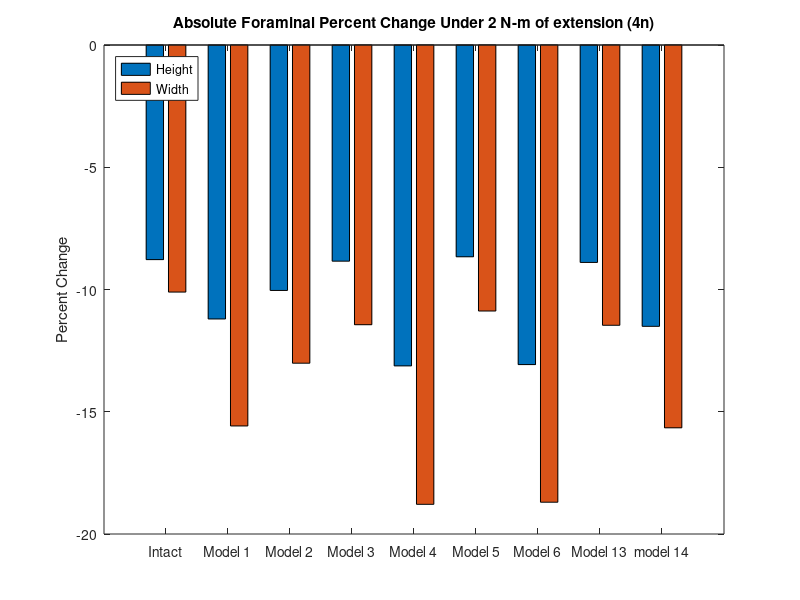
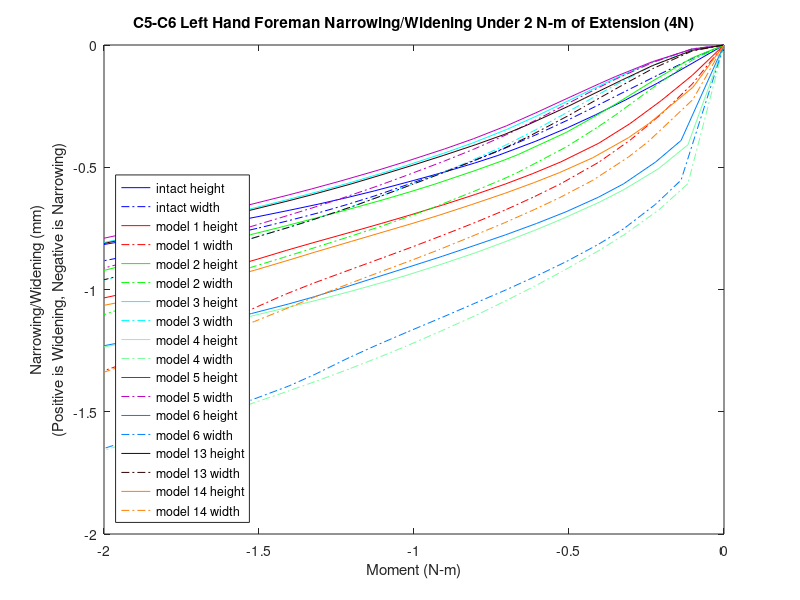

Here is the MATLAB script that generated these plots, in order:
%% foreman height and witdth narrowing/widening 
% for all models for the c5-c6 left hand side foreman under lateral bending (5P)
% 36572,16215,31500,37435
k=21;
zero1=[0 0 0 0 0 0 0 0 0 0 0 0 0 0 0 0 0 0 0 0 0];

mag15y=zero1;
mag15x=zero1;
width15=zero1;
height15=zero1;

mag14y=zero1;
mag14x=zero1;
width14=zero1;
height14=zero1;

mag13y=zero1;
mag13x=zero1;
width13=zero1;
height13=zero1;

mag6y=zero1;
mag6x=zero1;
width6=zero1;
height6=zero1;

mag5y=zero1;
mag5x=zero1;
width5=zero1;
height5=zero1;

mag4y=zero1;
mag4x=zero1;
width4=zero1;
height4=zero1;

mag3y=zero1;
mag3x=zero1;
width3=zero1;
height3=zero1;


mag2y=zero1;
mag2x=zero1;
width2=zero1;
height2=zero1;

mag1y=zero1;
mag1x=zero1;
width1=zero1;
height1=zero1;
% 36572,16215,31500,37435
%% model15_intact_TLC_5P
t15=[2 2.05 2.10719 2.15841 2.20749 2.25204 2.30359 2.36468 2.40251 2.45207 2.50137 2.56422 2.60772 2.65475 2.70141 2.75163 2.81747 2.85415 2.90465 2.96581 3 ];

% 36572
aa1=12.3763+[0.111599 0.327732 0.574809 0.807352 1.03686 1.25138 1.49479 1.76168 1.92151 2.11276 2.27032 2.40922 2.48882 2.5741 2.65552 2.73546 2.83091 2.88256 2.95166 3.03026 3.07286];
aa2=446.738+[0.535552 0.314825 0.470831 0.821415 1.27722 1.76089 2.3542 3.01643 3.41901 3.89003 4.29243 4.64998 4.84573 5.02119 5.17709 5.33458 5.5354 5.64691 5.7987 5.97843 6.07689];
aa3=-714.659+[-0.774879 -0.98822 -1.24189 -1.48942 -1.74254 -1.98735 -2.27913 -2.61568 -2.82237 -3.0759 -3.29221 -3.48695 -3.59862 -3.69616 -3.78533 -3.8732 -3.98176 -4.04183 -4.12329 -4.21931 -4.27225];

% 16215
ab1=12.1679+[0.223784 0.598338 1.00215 1.37194 1.73144 2.06193 2.4314 2.83412 3.07515 3.36479 3.60565 3.82087 3.94436 4.06973 4.18795 4.30336 4.44101 4.51499 4.61242 4.72237 4.78204];
ab2=446.385+[0.866838 0.580264 0.82014 1.31418 1.94446 2.60426 3.41046 4.31212 4.85232 5.4926 6.04307 6.55584 6.84089 7.09875 7.3269 7.55691 7.84807 8.00902 8.22814 8.48744 8.62893];
ab3=-705.203+[-0.935817 -1.22226 -1.56065 -1.8821 -2.20754 -2.51952 -2.89077 -3.32087 -3.58353 -3.90904 -4.19355 -4.46903 -4.6317 -4.77985 -4.91583 -5.05223 -5.22241 -5.3163 -5.4436 -5.59428 -5.67739];

% 31500
ac1=9.70641+[0.238644 0.61598 1.02905 1.41058 1.78282 2.12606 2.51224 2.93448 3.18735 3.48978 3.74209 3.96884 4.09951 4.23052 4.35362 4.47423 4.61884 4.6968 4.79983 4.9167 4.98014 ];
ac2=444.062+[0.758958 0.45656 0.649544 1.08876 1.66152 2.26757 3.01208 3.84839 4.35193 4.95083 5.46689 5.94703 6.2136 6.45574 6.67034 6.88692 7.16147 7.31343 7.52049 7.76577 7.89983];
ac3=-707.068+[-0.814455 -1.08256 -1.36613 -1.62077 -1.8715 -2.10943 -2.39163 -2.72052 -2.92279 -3.17364 -3.39265 -3.60252 -3.72711 -3.84025 -3.94482 -4.0496 -4.18018 -4.25225 -4.34985 -4.4655 -4.52954];

% 37435
ad1=16.2708+[0.132811 0.390497 0.674891 0.937175 1.19292 1.42985 1.69596 1.98591 2.15805 2.36488 2.53461 2.68459 2.77057 2.86276 2.9511 3.03763 3.14067 3.19636 3.27063 3.35475 3.4004 ];
ad2=449.059+[0.698641 0.469952 0.68001 1.10958 1.65745 2.23284 2.93589 3.71859 4.19263 4.7469 5.22006 5.64235 5.87414 6.07968 6.26178 6.44555 6.67943 6.80904 6.98529 7.19377 7.3077];
ad3=-710.186+[-0.884108 -1.13087 -1.45109 -1.7755 -2.11378 -2.4436 -2.83815 -3.2925 -3.57119 -3.91375 -4.20783 -4.47671 -4.63121 -4.76737 -4.89189 -5.01541 -5.16875 -5.25361 -5.36862 -5.50404 -5.5786 ];

ya1=aa1-ab1;
ya2=aa2-ab2;
ya3=aa3-ab3;
xa1=ad1-ac1;
xa2=ad2-ac2;
xa3=ad3-ac3;
x15=[xa1',xa2',xa3'];
y15=[ya1',ya2',ya3'];

for n=1:k
    mag15x(n)=sqrt(x15(n,1)^2+x15(n,2)^2+x15(n,3)^2);
end
for n=1:k
    mag15y(n)=sqrt(y15(n,1)^2+y15(n,2)^2+y15(n,3)^2);
end
for n=1:k
    width15(n)=mag15x(1,1)-mag15x(1,n);
end
for n=1:k
    height15(n)=mag15y(1,1)-mag15y(1,n);
end

%% model1_slideslide_tether/S2_5P
t1=[2 2.05126 2.10091 2.15165 2.20195 2.26309 2.30825 2.35242 2.40115 2.45206 2.50453 2.55201 2.60315 2.66299 2.70555 2.75188 2.8058 2.85226 2.9048 2.95124 3 ];
% 36572
ae1=12.3763+[-0.296363 -0.267433 -0.20909 -0.102477 0.0636972 0.32499 0.541316 0.759618 0.994543 1.23191 1.46559 1.66479 1.87431 2.10679 2.25629 2.40514 2.55237 2.65548 2.75142 2.82946 2.90549 ];
ae2=446.738+[0.797079 0.566578 0.540575 0.59837 0.694593 0.857625 1.01139 1.19549 1.44035 1.74376 2.09812 2.44815 2.85209 3.33656 3.67941 4.02112 4.37929 4.65987 4.94658 5.18443 5.42152];
ae3=-714.659+[-0.615151 -0.938859 -1.08508 -1.25112 -1.43259 -1.67875 -1.86502 -2.04505 -2.24605 -2.45748 -2.6779 -2.88354 -3.10088 -3.35097 -3.51559 -3.66265 -3.8044 -3.90994 -4.01497 -4.10251 -4.19153];

% 16215
af1=12.1679+[-0.324978 -0.180333 0.0337621 0.313768 0.644782 1.09319 1.43684 1.77097 2.12547 2.47899 2.824 3.1182 3.42119 3.75382 3.96694 4.17287 4.37596 4.51992 4.66044 4.77216 4.87792];
af2=446.385+[1.47688 1.363 1.40651 1.51349 1.65446 1.87805 2.08543 2.32941 2.65057 3.04751 3.51476 3.97999 4.5181 5.17327 5.64429 6.12806 6.64557 7.05523 7.48082 7.83023 8.17466];
af3=-705.203+[-0.848839 -1.29957 -1.55134 -1.8177 -2.08791 -2.42511 -2.67278 -2.91099 -3.17463 -3.45168 -3.74173 -4.01246 -4.30234 -4.64214 -4.87474 -5.09926 -5.33047 -5.50984 -5.69738 -5.854 -6.01112];

% 31500
ag1=9.70641+[-0.300144 -0.155695 0.0645896 0.354695 0.698487 1.16337 1.51955 1.86644 2.23509 2.60433 2.96591 3.27521 3.59469 3.94604 4.17246 4.39085 4.60661 4.76008 4.90994 5.02984 5.14443 ];
ag2=444.066+[1.35021 1.21012 1.2208 1.29093 1.39386 1.5706 1.74355 1.95404 2.2383 2.59577 3.02183 3.44956 3.94804 4.55833 4.9988 5.45319 5.94095 6.32857 6.73256 7.06456 7.39193 ];
ag3=-707.086+[-0.716544 -1.13042 -1.34294 -1.56785 -1.79676 -2.08143 -2.289 -2.48719 -2.70452 -2.93005 -3.16297 -3.37807 -3.60591 -3.86939 -4.04696 -4.21402 -4.38252 -4.5121 -4.64722 -4.76061 -4.87511];

% 37435
ah1=16.2708+[-0.32538 -0.26962 -0.182647 -0.0456881 0.148479 0.443683 0.684149 0.923819 1.18067 1.43847 1.69142 1.90712 2.13228 2.38158 2.54086 2.69882 2.85471 2.96344 3.06471 3.14705 3.22691];
ah2=449.059+[0.940437 0.682399 0.675366 0.768808 0.909453 1.13325 1.33431 1.56701 1.86918 2.23757 2.66331 3.08177 3.5604 4.13312 4.53723 4.93764 5.35645 5.68398 6.01817 6.29471 6.57028];
ah3=-710.186+[-0.667767 -1.00091 -1.18343 -1.39745 -1.63092 -1.94606 -2.18535 -2.4179 -2.67928 -2.95684 -3.24923 -3.52424 -3.81769 -4.15986 -4.38897 -4.59975 -4.80877 -4.96662 -5.12548 -5.25807 -5.39246];

xb1=ah1-ag1;
xb2=ah2-ag2;
xb3=ah3-ag3;
yb1=ae1-af1;
yb2=ae2-af2;
yb3=ae3-af3;
y1=[yb1',yb2',yb3'];
x1=[xb1',xb2',xb3'];

for n=1:k
    mag1x(n)=sqrt(x1(n,1)^2+x1(n,2)^2+x1(n,3)^2);
end
for n=1:k
    mag1y(n)=sqrt(y1(n,1)^2+y1(n,2)^2+y1(n,3)^2);
end
for n=1:k
    height1(n)=mag1y(1,1)-mag1y(1,n);
end
for n=1:k
    width1(n)=mag1x(1,1)-mag1x(1,n);
end
%% model2_SlideSlide_NoTether/S2_5P
t2=[2 2.05126 2.11533 2.17471 2.20404 2.25438 2.33159 2.3549 2.4016 2.46738 2.50746 2.55002 2.60679 2.65835 2.71084 2.76368 2.81124 2.86007 2.90407 2.95108 3];

% 36572
ai1=12.3763+[-0.24139 -0.249557 -0.27432 -0.281855 -0.274894 -0.235064 -0.0861768 -0.0258612 0.114381 0.346337 0.498583 0.664832 0.888485 1.09264 1.30282 1.51164 1.69491 1.88256 2.05157 2.22459 2.39326];
ai2=446.738+[0.905469 0.815386 0.772465 0.788288 0.811807 0.873112 0.988986 1.02812 1.11576 1.26235 1.36955 1.50075 1.70547 1.91554 2.14881 2.40525 2.65553 2.92153 3.1681 3.43418 3.71201];
ai3=-714.659+[-0.763679 -0.908902 -1.0165 -1.12431 -1.18327 -1.29526 -1.4949 -1.55971 -1.69666 -1.89679 -2.02449 -2.16532 -2.36061 -2.54276 -2.72735 -2.91516 -3.08505 -3.25769 -3.4056 -3.55381 -3.69671];

% 16215
aj1=12.1679+[-0.242242 -0.202692 -0.115545 0.004186 0.0776908 0.233818 0.555018 0.665517 0.904734 1.27177 1.50488 1.75548 2.08901 2.3895 2.69303 2.9917 3.25288 3.51692 3.75088 3.98926 4.22058 ];
aj2=446.385+[1.74178 1.68689 1.72241 1.80641 1.8603 1.96985 2.159 2.21984 2.34937 2.56099 2.70844 2.88559 3.15575 3.43117 3.73729 4.07483 4.40484 4.75608 5.08421 5.44264 5.82205];
aj3=-705.203+[-1.05161 -1.25042 -1.4569 -1.66365 -1.77032 -1.96069 -2.26441 -2.3575 -2.5476 -2.82163 -2.99286 -3.17971 -3.43612 -3.67437 -3.91751 -4.16545 -4.39093 -4.62246 -4.82566 -5.03522 -5.24444];

% 31500
ak1=9.70641+[-0.21745 -0.179666 -0.0899364 0.0357545 0.113426 0.278373 0.615313 0.730968 0.98087 1.36395 1.60733 1.86924 2.2185 2.53398 2.85255 3.16552 3.4393 3.71632 3.96096 4.21 4.45205];
ak2=444.066+[1.58819 1.52581 1.53722 1.59301 1.63151 1.71301 1.85712 1.90428 2.00651 2.17913 2.3028 2.45445 2.69031 2.93433 3.20918 3.51604 3.81874 4.14264 4.44738 4.78185 5.1373];
ak3=-707.086+[-0.881612 -1.0671 -1.24173 -1.41424 -1.50305 -1.66183 -1.91481 -1.99247 -2.15151 -2.3803 -2.52341 -2.67944 -2.89327 -3.09138 -3.29254 -3.49612 -3.67972 -3.86764 -4.03074 -4.19643 -4.3595];

% 37435
al1=16.2708+[-0.262384 -0.258394 -0.263254 -0.250163 -0.23235 -0.174055 0.00500309 0.074543 0.233479 0.491001 0.658463 0.840513 1.08428 1.30566 1.53253 1.75798 1.95553 2.15706 2.33818 2.52322 2.70292];
al2=449.059+[1.06927 0.964586 0.928087 0.963788 1.00104 1.09194 1.26093 1.31692 1.43929 1.63712 1.77738 1.94558 2.20286 2.46301 2.74758 3.05662 3.35572 3.67138 3.96147 4.27367 4.59866];
al3=-710.186+[-0.835382 -0.983714 -1.11304 -1.25099 -1.32784 -1.47427 -1.73413 -1.81805 -1.99464 -2.25267 -2.41733 -2.5991 -2.85154 -3.08762 -3.32798 -3.5741 -3.79841 -4.02723 -4.22568 -4.42791 -4.62608];

xc1=al1-ak1;
xc2=al2-ak2;
xc3=al3-ak3;
yd1=ai1-aj1;
yd2=ai2-aj2;
yd3=ai3-aj3;
y2=[yd1',yd2',yd3'];
x2=[xc1',xc2',xc3'];

for n=1:k
    mag2x(n)=sqrt(x2(n,1)^2+x2(n,2)^2+x2(n,3)^2);
end
for n=1:k
    mag2y(n)=sqrt(y2(n,1)^2+y2(n,2)^2+y2(n,3)^2);
end
for n=1:k
    height2(n)=mag2y(1,1)-mag2y(1,n);
end
for n=1:k
    width2(n)=mag2x(1,1)-mag2x(1,n);
end

%% model3_APSlide_Tether/S2_5P
t3=[2 2.05126 2.11533 2.17471 2.20107 2.25991 2.30337 2.35035 2.40609 2.45257 2.51312 2.55394 2.60039 2.6528 2.7013 2.75933 2.80608 2.85863 2.92741 2.95108 3 ];
% 36572
am1=12.3763+[-0.0625365 -0.0706226 -0.108543 -0.153228 -0.17396 -0.216074 -0.239952 -0.250263 -0.240547 -0.209836 -0.142057 -0.0800312 0.00109353 0.105287 0.212971 0.354114 0.477666 0.626017 0.829994 0.901451 1.05124];
am2=446.738+[0.664822 0.637731 0.612283 0.606705 0.611077 0.636027 0.668749 0.714954 0.777004 0.8308 0.904702 0.957704 1.0222 1.10394 1.1903 1.30689 1.40775 1.53235 1.71487 1.78196 1.93027 ];
am3=-714.659+[-1.00175 -1.02319 -1.05535 -1.09433 -1.115 -1.17099 -1.22097 -1.28455 -1.37183 -1.45209 -1.56473 -1.64397 -1.73781 -1.84982 -1.95865 -2.09411 -2.20412 -2.33066 -2.50273 -2.56319 -2.69045];
% 16215
an1=12.1679+[0.0741139 0.084999 0.102309 0.126647 0.141025 0.18353 0.226671 0.289252 0.38434 0.48461 0.641088 0.761749 0.908855 1.08693 1.26243 1.4838 1.67025 1.88814 2.18177 2.28384 2.49652];
an2=446.385+[1.46322 1.44133 1.45726 1.50377 1.533 1.61601 1.69054 1.78056 1.89341 1.98937 2.12018 2.21354 2.32432 2.45804 2.59214 2.76679 2.9163 3.09632 3.35211 3.44469 3.64654];
an3=-705.203+[-1.33312 -1.37131 -1.45955 -1.56682 -1.62094 -1.75414 -1.86188 -1.98524 -2.13685 -2.26655 -2.44092 -2.56106 -2.7005 -2.8625 -3.01647 -3.20518 -3.35904 -3.53454 -3.76968 -3.85188 -4.02442];
% 31500
ao1=9.70641+[0.100468 0.109258 0.124881 0.149626 0.164856 0.211129 0.258585 0.327259 0.430822 0.538774 0.706105 0.834535 0.990819 1.17973 1.36574 1.60032 1.79767 2.0278 2.33743 2.44503 2.66908];
ao2=444.066+[1.29841 1.27611 1.2839 1.31754 1.33966 1.40363 1.46188 1.53263 1.62133 1.69664 1.79966 1.87387 1.96278 2.07164 2.18257 2.3293 2.45651 2.61192 2.83604 2.91786 3.0977];
ao3=-707.086+[-1.14938 -1.18389 -1.2577 -1.34633 -1.39096 -1.50048 -1.58916 -1.69093 -1.81598 -1.92296 -2.06656 -2.16526 -2.27997 -2.41351 -2.54065 -2.69666 -2.82397 -2.96932 -3.16425 -3.23244 -3.37557];
% 37435
ap1=16.2708+[-0.0527419 -0.0563488 -0.0852545 -0.119845 -0.135777 -0.165829 -0.180544 -0.180678 -0.157733 -0.115412 -0.0321129 0.0403669 0.13345 0.251274 0.371587 0.527668 0.662838 0.82419 1.04519 1.1224 1.28393 ];
ap2=449.059+[0.808319 0.776263 0.748356 0.746179 0.754152 0.791963 0.839096 0.905104 0.994129 1.07188 1.17847 1.25448 1.34582 1.45931 1.57656 1.73168 1.86358 2.02325 2.25296 2.33659 2.51963 ];
ap3=-710.186+[-1.08969 -1.11262 -1.1519 -1.20221 -1.22941 -1.30396 -1.37077 -1.45534 -1.5708 -1.67624 -1.82346 -1.92693 -2.04921 -2.19486 -2.3363 -2.51241 -2.65538 -2.81974 -3.04335 -3.12197 -3.28756];

xe1=ap1-ao1;
xe2=ap2-ao2;
xe3=ap3-ao3;
yf1=am1-an1;
yf2=am2-an2;
yf3=am3-an3;
y3=[yf1',yf2',yf3'];
x3=[xe1',xe2',xe3'];

for n=1:k
    mag3x(n)=sqrt(x3(n,1)^2+x3(n,2)^2+x3(n,3)^2);
end
for n=1:k
    mag3y(n)=sqrt(y3(n,1)^2+y3(n,2)^2+y3(n,3)^2);
end
for n=1:k
    height3(n)=mag3y(1,1)-mag3y(1,n);
end
for n=1:k
    width3(n)=mag3x(1,1)-mag3x(1,n);
end


%% model4_APSlide_NoTether/S2_5P
t4=[2 2.05816 2.1053 2.16112 2.20014 2.26066 2.3058 2.3555 2.40111 2.45779 2.5144 2.55097 2.6021 2.65706 2.70343 2.76727 2.80028 2.85535 2.90823 2.95284 3];
% 36572
aq1=12.3763+[-0.215014 0.184159 0.441102 0.715768 0.905788 1.21178 1.44464 1.68135 1.88281 2.08637 2.23338 2.30575 2.40244 2.4971 2.57219 2.6666 2.71436 2.79243 2.86562 2.92432 2.98397];
aq2=446.738+[0.808702 0.211839 0.350946 0.720272 1.08784 1.78105 2.33123 2.91032 3.40948 3.93853 4.34967 4.54961 4.77352 4.98595 5.15623 5.38235 5.49732 5.68687 5.8664 6.01669 6.17111];
aq3=-714.659+[0.194024 -1.26022 -1.50208 -1.77288 -1.9708 -2.29048 -2.53789 -2.80987 -3.05335 -3.31385 -3.51212 -3.61011 -3.71621 -3.81917 -3.9005 -4.0052 -4.05863 -4.14599 -4.2289 -4.29816 -4.37061];
% 16215
ar1=12.1679+[-0.403375 0.621277 1.09372 1.56227 1.8725 2.34757 2.69648 3.04913 3.34634 3.64655 3.86497 3.97334 4.11164 4.24693 4.35372 4.48879 4.55727 4.66953 4.77416 4.85857 4.94555];
ar2=446.385+[1.40349 0.850661 1.02799 1.53634 2.0394 2.97406 3.71589 4.49985 5.18081 5.91445 6.50215 6.7974 7.13563 7.45865 7.71695 8.05857 8.23177 8.51427 8.77941 9.00067 9.22945 ];
ar3=-705.203+[0.136572 -1.72159 -2.07043 -2.44522 -2.71196 -3.13789 -3.46773 -3.83174 -4.16128 -4.52434 -4.8187 -4.9733 -5.15262 -5.33012 -5.47263 -5.6599 -5.75602 -5.9131 -6.06102 -6.18457 -6.31407];
% 31500
as1=9.70641+[-0.371109 0.656658 1.14401 1.62969 1.95288 2.45034 2.81664 3.18865 3.50365 3.82289 4.05856 4.1765 4.32518 4.47103 4.58643 4.7329 4.80696 4.92802 5.04109 5.1328 5.22751];
as2=444.066+[1.26279 0.670916 0.802879 1.24986 1.70543 2.56411 3.25077 3.97874 4.61273 5.29812 5.84717 6.12258 6.43893 6.74113 6.98317 7.30406 7.46717 7.7339 7.98466 8.19415 8.41098];
as3=-707.086+[0.278094 -1.52862 -1.83031 -2.13257 -2.3385 -2.66098 -2.90972 -3.1865 -3.43854 -3.71538 -3.93797 -4.0546 -4.18924 -4.32319 -4.43066 -4.57161 -4.64413 -4.7629 -4.87502 -4.96878 -5.06731 ];
% 37435
at1=16.2708+[-0.248265 0.249683 0.542853 0.851515 1.06284 1.39795 1.65051 1.90624 2.12277 2.34161 2.49852 2.57569 2.67895 2.78013 2.86029 2.96087 3.01172 3.09482 3.17259 3.23464 3.29751];
at2=449.059+[1.0122 0.321336 0.513782 0.972928 1.41861 2.24589 2.8981 3.58359 4.174 4.79935 5.28689 5.52498 5.78955 6.04044 6.24122 6.50725 6.64214 6.86385 7.0735 7.24903 7.42939];
at3=-710.186+[0.112597 -1.37958 -1.68537 -2.04212 -2.30987 -2.7483 -3.0891 -3.46226 -3.79582 -4.1556 -4.43385 -4.57297 -4.72578 -4.87435 -4.99252 -5.14586 -5.22408 -5.35215 -5.47377 -5.57534 -5.68122 ];

xg1=at1-as1;
xg2=at2-as2;
xg3=at3-as3;
yh1=aq1-ar1;
yh2=aq2-ar2;
yh3=aq3-ar3;
y4=[yh1',yh2',yh3'];
x4=[xg1',xg2',xg3'];

for n=1:k
    mag4x(n)=sqrt(x4(n,1)^2+x4(n,2)^2+x4(n,3)^2);
end
for n=1:k
    mag4y(n)=sqrt(y4(n,1)^2+y4(n,2)^2+y4(n,3)^2);
end
for n=1:k
    height4(n)=mag4y(1,1)-mag4y(1,n);
end
for n=1:k
    width4(n)=mag4x(1,1)-mag4x(1,n);
end

%% model5_LatSlide_Tether/S2_5P
t5=[2 2.05126 2.11533 2.17471 2.20107 2.25991 2.30337 2.35035 2.40415 2.45064 2.51269 2.558 2.61911 2.66482 2.70279 2.77248 2.82013 2.86034 2.91837 2.95368 3];
% 36572
au1=12.3763+[-0.0645383 -0.071181 -0.106926 -0.149235 -0.169055 -0.210102 -0.233741 -0.245225 -0.237986 -0.210078 -0.145785 -0.0799479 0.025764 0.116382 0.198853 0.365114 0.490401 0.601697 0.769325 0.873854 1.01326];
au2=446.738+[0.630243 0.603928 0.582691 0.582051 0.588572 0.617359 0.650782 0.696696 0.7564 0.810548 0.887309 0.946923 1.03527 1.10929 1.17743 1.31651 1.42007 1.51398 1.66209 1.75911 1.89627];
au3=-714.659+[-0.996715 -1.01809 -1.05122 -1.09189 -1.11322 -1.16978 -1.21949 -1.28169 -1.36415 -1.44281 -1.55606 -1.64275 -1.76608 -1.86348 -1.94778 -2.10806 -2.21893 -2.31434 -2.45633 -2.54492 -2.66388];
% 16215
av1=12.1679+[0.0479822 0.0566322 0.0712015 0.093351 0.106798 0.146896 0.187966 0.247573 0.335409 0.431523 0.585537 0.715565 0.906891 1.06103 1.19603 1.45764 1.64632 1.81039 2.05343 2.20348 2.4024 ];
av2=446.385+[1.48605 1.46412 1.47729 1.51998 1.54735 1.62654 1.6985 1.78635 1.89381 1.98875 2.12149 2.22441 2.37073 2.48836 2.59285 2.80048 2.95294 3.08856 3.29729 3.43149 3.618];
av3=-705.203+[-1.34535 -1.38334 -1.46982 -1.57402 -1.62652 -1.75592 -1.86085 -1.98143 -2.12487 -2.25222 -2.42763 -2.55895 -2.74022 -2.8801 -2.99912 -3.22285 -3.37787 -3.51032 -3.70504 -3.82564 -3.98673];
% 31500
aw1=9.70641+[0.0756118 0.0820532 0.0946398 0.11687 0.130993 0.17439 0.219446 0.284763 0.380458 0.484051 0.64891 0.787426 0.99074 1.15432 1.29746 1.57469 1.7743 1.94764 2.20404 2.3622 2.57172];
aw2=444.066+[1.31678 1.29451 1.30007 1.33069 1.35138 1.41258 1.46894 1.53825 1.62303 1.69775 1.80262 1.88461 2.00259 2.09881 2.18538 2.35993 2.49003 2.60702 2.78928 2.90761 3.0735];
aw3=-707.086+[-1.15639 -1.19064 -1.26309 -1.34939 -1.39279 -1.49941 -1.58584 -1.68537 -1.80369 -1.90873 -2.05323 -2.16111 -2.31032 -2.42566 -2.52393 -2.7088 -2.837 -2.94665 -3.108 -3.20799 -3.34162 ];
% 37435
ax1=16.2708+[-0.0552054 -0.0573254 -0.0838607 -0.115779 -0.130717 -0.159716 -0.174165 -0.175709 -0.155936 -0.116591 -0.0367199 0.0405503 0.161794 0.264103 0.356321 0.540186 0.677133 0.798209 0.9799 1.09296 1.24337];
ax2=449.059+[0.768975 0.737857 0.715 0.718671 0.729155 0.771347 0.818941 0.884196 0.969482 1.04733 1.15744 1.24247 1.36655 1.46848 1.56073 1.74559 1.88047 2.00095 2.18826 2.30956 2.47928];
ax3=-710.186+[-1.08139 -1.10441 -1.1453 -1.19809 -1.22624 -1.30165 -1.36807 -1.45078 -1.55994 -1.66341 -1.81165 -1.92496 -2.08583 -2.21261 -2.32226 -2.53073 -2.67488 -2.79888 -2.98342 -3.09864 -3.25343];

xi1=ax1-aw1;
xi2=ax2-aw2;
xi3=ax3-aw3;
yj1=au1-av1;
yj2=au2-av2;
yj3=au3-av3;
y5=[yj1',yj2',yj3'];
x5=[xi1',xi2',xi3'];

for n=1:k
    mag5x(n)=sqrt(x5(n,1)^2+x5(n,2)^2+x5(n,3)^2);
end
for n=1:k
    mag5y(n)=sqrt(y5(n,1)^2+y5(n,2)^2+y5(n,3)^2);
end
for n=1:k
    height5(n)=mag5y(1,1)-mag5y(1,n);
end
for n=1:k
    width5(n)=mag5x(1,1)-mag5x(1,n);
end


%% model6_LatSlide_NoTether/S2_5P
t6=[2 2.06926 2.11039 2.16205 2.20253 2.25469 2.30237 2.35235 2.40447 2.45402 2.50951 2.55995 2.60457 2.66104 2.70282 2.76219 2.80057 2.85371 2.90136 2.95138 3];
% 36572
ay1=12.3763+[-0.215017 -0.10019 0.084598 0.348773 0.561944 0.824868 1.05559 1.2928 1.53218 1.75144 1.98044 2.16778 2.3003 2.4339 2.51712 2.62048 2.68082 2.75943 2.82827 2.89735 2.96097];
ay2=446.738+[0.808829 0.384392 0.425642 0.56281 0.724307 1.01377 1.35088 1.77368 2.26975 2.76735 3.33538 3.81913 4.20027 4.57342 4.80392 5.08706 5.25444 5.46799 5.64742 5.82933 5.99979];
ay3=-714.659+[0.193483 -1.10738 -1.29991 -1.54367 -1.7345 -1.97621 -2.18978 -2.41728 -2.66486 -2.90713 -3.18169 -3.40823 -3.57669 -3.72508 -3.81718 -3.93229 -4.00062 -4.0906 -4.16882 -4.24903 -4.32521];
% 16215
az1=12.1679+[-0.403358 0.160366 0.535843 1.00726 1.36079 1.78124 2.13784 2.4967 2.85503 3.17929 3.51664 3.78805 3.9831 4.17869 4.30121 4.44938 4.53584 4.64846 4.74651 4.84557 4.93864];
az2=446.385+[1.40391 1.19998 1.26335 1.44159 1.65534 2.04181 2.48964 3.05012 3.70773 4.37425 5.13992 5.80354 6.3383 6.88241 7.22061 7.63509 7.88085 8.19524 8.45885 8.72514 8.97704];
az3=-705.203+[0.135333 -1.55664 -1.84179 -2.18537 -2.4426 -2.76327 -3.04631 -3.34782 -3.67517 -3.99852 -4.3681 -4.68405 -4.93308 -5.17916 -5.33736 -5.53788 -5.65958 -5.8208 -5.9601 -6.10255 -6.23888];
% 31500
ba1=9.70641+[-0.371091 0.192185 0.577627 1.06431 1.42971 1.86566 2.23694 2.61239 2.98854 3.33061 3.6884 3.97688 4.18682 4.39642 4.52804 4.68818 4.78207 4.90449 5.01087 5.11853 5.21966];
ba2=444.066+[1.26326 1.02047 1.04806 1.18113 1.35897 1.69781 2.10149 2.61386 3.22077 3.83916 4.55281 5.17418 5.67542 6.18738 6.50596 6.89654 7.12828 7.42492 7.67401 7.92598 8.16481];
ba3=-707.086+[0.276778 -1.35853 -1.60401 -1.89894 -2.11509 -2.37777 -2.60397 -2.84015 -3.09357 -3.34219 -3.62535 -3.86494 -4.0509 -4.23069 -4.34672 -4.49468 -4.58473 -4.70481 -4.8093 -4.91655 -5.01927];
% 37435
bb1=16.2708+[-0.248256 -0.0672435 0.152569 0.452496 0.691114 0.983043 1.23626 1.49425 1.75366 1.98992 2.23569 2.43589 2.57617 2.71759 2.80586 2.91552 2.9795 3.0628 3.13582 3.20885 3.27601];
bb2=449.059+[1.01233 0.500561 0.57708 0.769599 0.980653 1.34212 1.75164 2.25831 2.84812 3.43769 4.10935 4.67935 5.12938 5.56684 5.83659 6.16769 6.36328 6.61275 6.82206 7.03426 7.23302];
bb3=-710.186+[0.11204 -1.20085 -1.44522 -1.75458 -1.99955 -2.31465 -2.5981 -2.90443 -3.24087 -3.57183 -3.94893 -4.26408 -4.50355 -4.72165 -4.85798 -5.02872 -5.13048 -5.26399 -5.3795 -5.4978 -5.60995];

xk1=bb1-ba1;
xk2=bb2-ba2;
xk3=bb3-ba3;
yl1=ay1-az1;
yl2=ay2-az2;
yl3=ay3-az3;
y6=[yl1',yl2',yl3'];
x6=[xk1',xk2',xk3'];

for n=1:k
    mag6x(n)=sqrt(x6(n,1)^2+x6(n,2)^2+x6(n,3)^2);
end
for n=1:k
    mag6y(n)=sqrt(y6(n,1)^2+y6(n,2)^2+y6(n,3)^2);
end
for n=1:k
    height6(n)=mag6y(1,1)-mag6y(1,n);
end
for n=1:k
    width6(n)=mag6x(1,1)-mag6x(1,n);
end


%% model13_Fixed_Tether_S2_5P
t13=[2 2.05126 2.11533 2.16533 2.2247 2.25107 2.31707 2.35451 2.40116 2.45302 2.50151 2.55488 2.60159 2.66574 2.70148 2.76497 2.80618 2.85814 2.90512 2.97561 3];
% 36572
bc1=12.3763+[-0.00126366 -0.00933834 -0.0412122 -0.066158 -0.0892162 -0.0947255 -0.0874905 -0.0707253 -0.0307038 0.0329589 0.111122 0.214744 0.319061 0.481896 0.578699 0.758765 0.878247 1.0352 1.18232 1.40713 1.48521];
bc2=446.738+[0.696855 0.661302 0.635418 0.640335 0.663737 0.680995 0.741381 0.781882 0.838674 0.906707 0.973632 1.05394 1.13258 1.25946 1.33985 1.50355 1.61918 1.77373 1.92609 2.18073 2.27449 ];
bc3=-714.659+[-0.705812 -0.727242 -0.763685 -0.806893 -0.870101 -0.90276 -1.00242 -1.06753 -1.16 -1.27164 -1.38073 -1.50494 -1.61659 -1.77582 -1.86808 -2.03956 -2.15431 -2.29948 -2.43201 -2.63593 -2.70759];
% 16215
bd1=12.1679+[0.129016 0.143812 0.176668 0.219801 0.284858 0.320491 0.433999 0.510971 0.625925 0.772671 0.927423 1.11415 1.29004 1.54941 1.69967 1.97403 2.15427 2.38562 2.59889 2.92201 3.03364 ];
bd2=446.385+[1.63099 1.60242 1.61585 1.66038 1.7347 1.77545 1.89337 1.96594 2.06124 2.17481 2.28657 2.41834 2.54436 2.73498 2.85097 3.08021 3.23922 3.45223 3.65805 3.99389 4.11642];
bd3=-705.203+[-1.0531 -1.09679 -1.19825 -1.3046 -1.44653 -1.5151 -1.69979 -1.80953 -1.95175 -2.11689 -2.27561 -2.4541 -2.61347 -2.83559 -2.96216 -3.19419 -3.34838 -3.54495 -3.72384 -3.99689 -4.09262];
% 31500
be1=9.70641+[0.155694 0.168287 0.199681 0.243819 0.312099 0.350078 0.471386 0.553751 0.67603 0.831612 0.995142 1.19207 1.37742 1.65026 1.80831 2.09687 2.28652 2.52959 2.75311 3.09131 3.20819];
be2=444.066+[1.44871 1.41935 1.42354 1.45572 1.51203 1.54351 1.63548 1.69218 1.76686 1.85646 1.94531 2.05152 2.15482 2.31448 2.41323 2.61165 2.75077 2.93913 3.12332 3.42738 3.53901];
be3=-707.086+[-0.843245 -0.882485 -0.967942 -1.0569 -1.17554 -1.23295 -1.38754 -1.47933 -1.59818 -1.73582 -1.86794 -2.01638 -2.14877 -2.33349 -2.43892 -2.63212 -2.7606 -2.92419 -3.0729 -3.29951 -3.37879 ];
% 37435
bf1=16.2708+[0.00528751 0.00199242 -0.0198875 -0.0350279 -0.0454542 -0.0454923 -0.0231049 0.00300437 0.0559299 0.134604 0.22695 0.346073 0.463753 0.644851 0.751819 0.950085 1.08129 1.2529 1.41309 1.6569 1.74136];
bf2=449.059+[0.880613 0.839307 0.811689 0.821986 0.85718 0.882119 0.968109 1.02551 1.10608 1.20281 1.29758 1.40958 1.517 1.6853 1.78974 1.99827 2.14383 2.33553 2.52167 2.82904 2.94157];
bf3=-710.186+[-0.813393 -0.836107 -0.880953 -0.936373 -1.01817 -1.06045 -1.18935 -1.27332 -1.3923 -1.53586 -1.67599 -1.83552 -1.97906 -2.18405 -2.30288 -2.52405 -2.6722 -2.85979 -3.0314 -3.29634 -3.38974];

xm1=bf1-be1;
xm2=bf2-be2;
xm3=bf3-be3;
yn1=bc1-bd1;
yn2=bc2-bd2;
yn3=bc3-bd3;
y13=[yn1',yn2',yn3'];
x13=[xm1',xm2',xm3'];

for n=1:k
    mag13x(n)=sqrt(x13(n,1)^2+x13(n,2)^2+x13(n,3)^2);
end
for n=1:k
    mag13y(n)=sqrt(y13(n,1)^2+y13(n,2)^2+y13(n,3)^2);
end
for n=1:k
    height13(n)=mag13y(1,1)-mag13y(1,n);
end
for n=1:k
    width13(n)=mag13x(1,1)-mag13x(1,n);
end


%% model14_Fixed_NoTether/S2_5P
t14=[2 2.05026 2.12154 2.15397 2.21175 2.26507 2.30594 2.35377 2.40753 2.45988 2.50332 2.56615 2.60113 2.66023 2.70008 2.7573 2.80337 2.85729 2.91233 2.96086 3];
% 36572
bg1=12.3763+[-0.262546 -0.147891 0.101679 0.23609 0.495482 0.745363 0.932556 1.14549 1.37908 1.60141 1.78186 2.03517 2.17337 2.38517 2.49754 2.62917 2.71504 2.79959 2.8757 2.93953 2.9878];
bg2=446.738+[0.872491 0.530449 0.553099 0.615607 0.770693 0.978343 1.18449 1.47512 1.87291 2.30303 2.68451 3.27069 3.5993 4.1299 4.45039 4.82616 5.08406 5.34479 5.57997 5.7697 5.91258];
bg3=-714.659+[-0.305877 -0.68639 -0.963397 -1.10038 -1.3513 -1.58842 -1.76853 -1.9784 -2.21601 -2.453 -2.65846 -2.96513 -3.13491 -3.40125 -3.55093 -3.70851 -3.81523 -3.92326 -4.02448 -4.10901 -4.17474];
% 16215
bh1=12.1679+[-0.293437 0.00152209 0.535317 0.789666 1.24042 1.64667 1.94239 2.27255 2.62671 2.95868 3.22578 3.59675 3.79589 4.09792 4.2581 4.43868 4.5574 4.67506 4.78226 4.87274 4.94396];
bh2=446.385+[1.65142 1.4478 1.51277 1.60132 1.81571 2.09476 2.36954 2.75725 3.28338 3.85412 4.36114 5.13971 5.58057 6.30242 6.75065 7.28958 7.65961 8.03788 8.3804 8.65742 8.86804];
bh3=-705.203+[-0.521951 -1.08059 -1.51198 -1.71175 -2.05946 -2.37429 -2.61124 -2.88779 -3.20103 -3.51516 -3.7865 -4.19262 -4.42122 -4.7902 -5.01118 -5.26537 -5.44249 -5.62876 -5.80454 -5.95145 -6.0665];
% 31500
bi1=9.70641+[-0.263984 0.0279497 0.573475 0.835464 1.30093 1.72108 2.02755 2.37076 2.74093 3.0896 3.37068 3.76372 3.97453 4.29559 4.46861 4.66302 4.79141 4.91976 5.03728 5.13636 5.21424];
bi2=444.066+[1.50764 1.2719 1.28716 1.35072 1.51993 1.75696 1.99921 2.34786 2.82852 3.35428 3.82426 4.54934 4.96199 5.63971 6.06091 6.56974 6.91983 7.27775 7.60197 7.86451 8.06432];
bi3=-707.086+[-0.371135 -0.879743 -1.25252 -1.42398 -1.71966 -1.9835 -2.17886 -2.40302 -2.65259 -2.90037 -3.1134 -3.43139 -3.60941 -3.89425 -4.06176 -4.25045 -4.38209 -4.52089 -4.65298 -4.7642 -4.85175];
% 37435
bk1=16.2708+[-0.296601 -0.14441 0.15603 0.311186 0.605608 0.885566 1.09378 1.32904 1.58435 1.82573 2.02134 2.2938 2.44239 2.66913 2.7881 2.92767 3.01866 3.10818 3.18874 3.25622 3.30717 ];
bk2=449.059+[1.06322 0.686117 0.749126 0.839962 1.05056 1.31639 1.57162 1.92516 2.40157 2.91279 3.36423 4.05531 4.44104 5.06267 5.43901 5.87628 6.17572 6.47826 6.75122 6.9713 7.13714];
bk3=-710.186+[-0.380102 -0.775397 -1.12189 -1.29487 -1.61268 -1.91561 -2.14849 -2.42333 -2.73873 -3.05589 -3.33188 -3.74539 -3.97594 -4.34142 -4.55153 -4.779 -4.93408 -5.09189 -5.23914 -5.3615 -5.45613];

xo1=bk1-bi1;
xo2=bk2-bi2;
xo3=bk3-bi3;
yp1=bg1-bh1;
yp2=bg2-bh2;
yp3=bg3-bh3;
x14=[xo1',xo2',xo3'];
y14=[yp1',yp2',yp3'];

for n=1:k
    mag14x(n)=sqrt(x14(n,1)^2+x14(n,2)^2+x14(n,3)^2);
end
for n=1:k
    mag14y(n)=sqrt(y14(n,1)^2+y14(n,2)^2+y14(n,3)^2);
end
for n=1:k
    height14(n)=mag14y(1,1)-mag14y(1,n);
end
for n=1:k
    width14(n)=mag14x(1,1)-mag14x(1,n);
end

%% Percent change
% bar plot
figure(1)
pc15x=(mag15x(21)/mag15x(1)*100)-100;
pc15y=(mag15y(21)/mag15y(1)*100)-100;
pc15=[pc15y,pc15x];

pc1x=(mag1x(21)/mag1x(1)*100)-100;
pc1y=(mag1y(21)/mag1y(1)*100)-100;
pc1=[pc1y,pc1x];

pc2x=(mag2x(21)/mag2x(1)*100)-100;
pc2y=(mag2y(21)/mag2y(1)*100)-100;
pc2=[pc2y,pc2x];

pc3x=(mag3x(21)/mag3x(1)*100)-100;
pc3y=(mag3y(21)/mag3y(1)*100)-100;
pc3=[pc3y,pc3x];

pc4x=(mag4x(21)/mag4x(1)*100)-100;
pc4y=(mag4y(21)/mag4y(1)*100)-100;
pc4=[pc4y,pc4x];

pc5x=(mag5x(21)/mag5x(1)*100)-100;
pc5y=(mag5y(21)/mag5y(1)*100)-100;
pc5=[pc5y,pc5x];

pc6x=(mag6x(21)/mag6x(1)*100)-100;
pc6y=(mag6y(21)/mag6y(1)*100)-100;
pc6=[pc6y,pc6x];

pc13x=(mag13x(21)/mag13x(1)*100)-100;
pc13y=(mag13y(21)/mag13y(1)*100)-100;
pc13=[pc13y,pc13x];


pc14x=(mag14x(21)/mag14x(1)*100)-100;
pc14y=(mag14y(21)/mag14y(1)*100)-100;
pc14=[pc14y,pc14x];

PC=[pc15;pc1;pc2;pc3;pc4;pc5;pc6;pc13;pc14];
bar(PC)
xticklabels({'Intact','Model 1','Model 2', 'Model 3','Model 4','Model 5','Model 6','Model 13','model 14'})
ylabel('Percent Change')
legend('Height','Width','location','northwest')
title('Absolute Foraminal Percent Change Under 2 N-m of extension (4n)')

%% figures
figure(2)

plot((t15-2)*(-2),-1*height15,'b')
hold on
plot((t15-2)*(-2),-1*width15,'-.b')
hold on

plot((t1-2)*(-2),-1*height1,'r')
hold on
plot((t1-2)*(-2),-1*width1,'-.r')
hold on

plot((t2-2)*(-2),-1*height2,'g')
hold on
plot((t2-2)*(-2),-1*width2,'-.g')
hold on

plot((t3-2)*(-2),-1*height3,'c')
hold on
plot((t3-2)*(-2),-1*width3,'-.c')
hold on

plot((t4-2)*(-2),-1*height4,'color',[.49 1 .63])
hold on
plot((t4-2)*(-2),-1*width4,'-.','color',[.49 1 .63])
hold on

plot((t5-2)*(-2),-1*height5,'color',[0.75, 0, 0.75])
hold on
plot((t5-2)*(-2),-1*width5,'-.','color',[0.75, 0, 0.75])
hold on

plot((t6-2)*(-2),-1*height6,'color',[0 0.5 1])
hold on
plot((t6-2)*(-2),-1*width6,'-.','color',[0 0.5 1])
hold on

plot((t13-2)*(-2),-1*height13,'color',[0.2 0 0])
hold on
plot((t13-2)*(-2),-1*width13,'-.','color',[0.2 0 0])
hold on

plot((t14-2)*(-2),-1*height14,'color',[1 .5 0])
hold on
plot((t14-2)*(-2),-1*width14,'-.','color',[1 .5 0])
hold on

xlabel('Moment (N-m)')
ylabel({'Narrowing/Widening (mm)';'(Positive is Widening, Negative is Narrowing)'})
title('C5-C6 Left Hand Foreman Narrowing/Widening Under 2 N-m of Extension (4N)')
legend('intact height','intact width','model 1 height', 'model 1 width','model 2 height','model 2 width','model 3 height', 'model 3 width','model 4 height','model 4 width','model 5 height','model 5 width','model 6 height','model 6 width','model 13 height','model 13 width','model 14 height','model 14 width','location','southwest')
